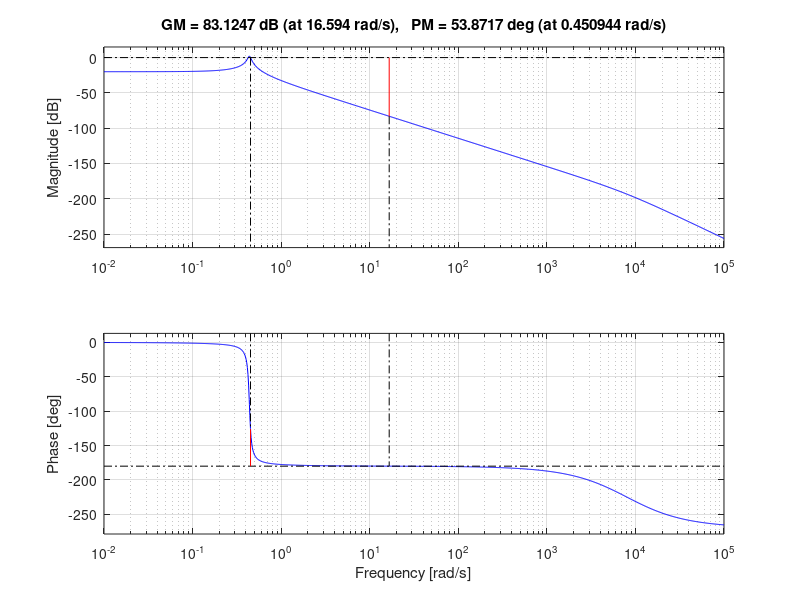
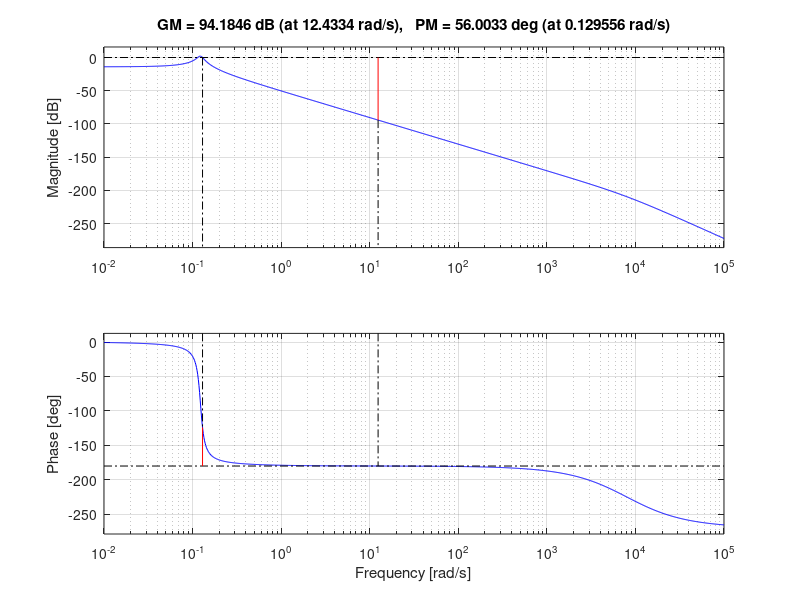

MATLAB code for these plots, in order:
clear all, close all, clc

% Atibuindo valores das constantes
Ka = 20;
Kb = 0.5;
Ki = 0.5;
Kr = 0.318;

%Tm =

Jm = 0.02;
Jg = 1;
Jl = 1.5;

%Vb = 
%theta_m = 

Bm = 0.01;
Bl = 1;
Ra = 8; 
La = 0.002;

n1 = 1;
n2 = 10;
n3 = 1;
n4 = 1;

% Equacionamento
n = (n1*n3)/(n2*n4);

Jeq = Jm + Jg + n^2*Jl
Beq = Bm + n^2*Bl

% Funcao transferencia
a = Kr*Ka*Ki*n;
b = La*Jeq;
c = La*Beq + 2*Ra*Jeq;
d = 2*Ra*Beq + Ki*Kb;
e = Kr*Ka*Ki;

f = n*Ki;
g = La*Jeq;
h = La*Beq + 2*Ra*Jeq;
i = 2*Ra*Beq;
j = Ki*Kb;

num=[a]
d1=[b c d e]
G1=tf(num,d1)

num2=[f]
d2=[g h i j]
G2 = tf(num2,d2)

%printando graficos de resposta temporal e em frequencia
figure
subplot(2,1,1);
step(G1)
subplot(2,1,2);
margin(G1)
figure
subplot(2,1,1);
step(G2)
subplot(2,1,2);
margin(G2)
subplot(2,1,1);
step(G2)
subplot(2,1,2);
margin(G2)
